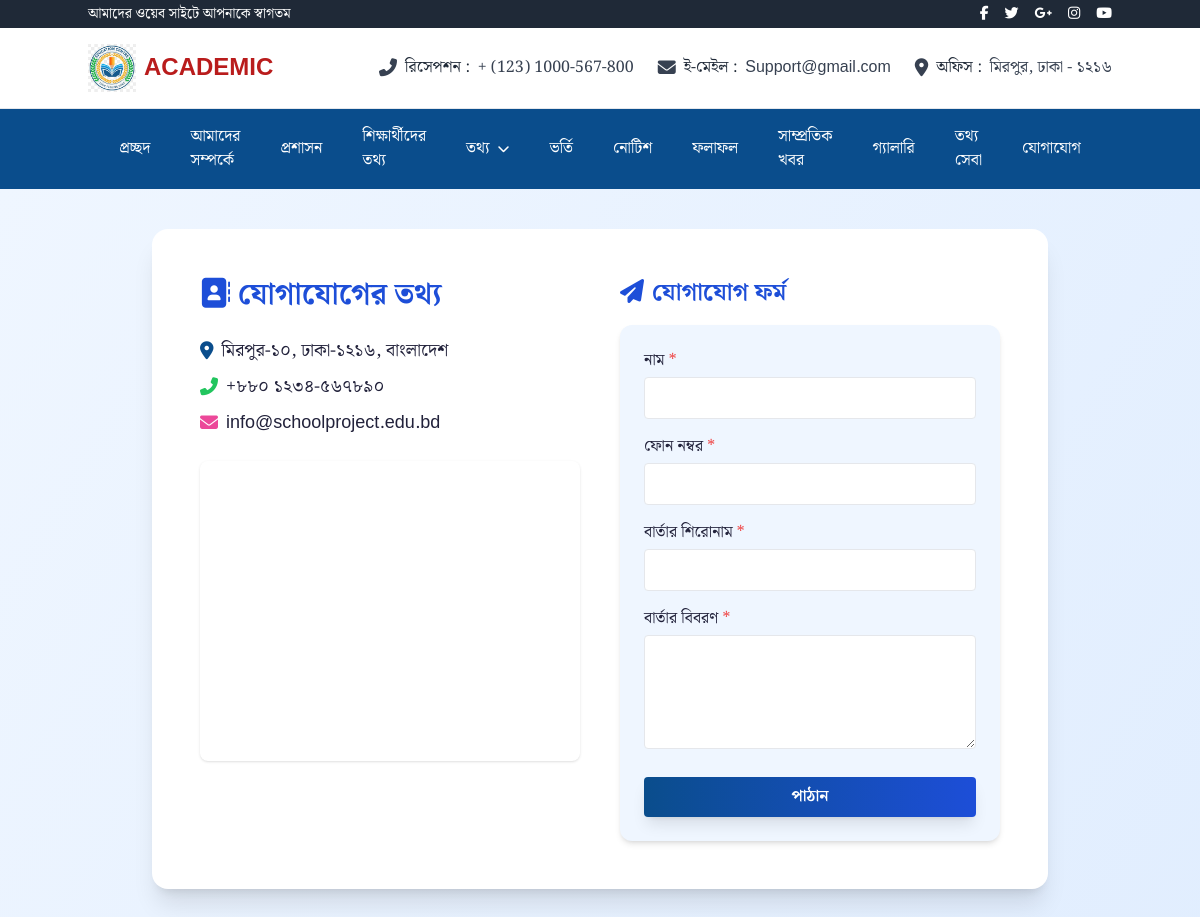
Page /contact/ on the committed database.
### web/models.py (models this page shows, shortened)
class TimeStampModel(models.Model):
    created_at = models.DateTimeField(auto_now_add=True)
    updated_at = models.DateTimeField(auto_now=True)
    class Meta:
        abstract = True

class ContactInfo(TimeStampModel):
    title = models.CharField(max_length=200, verbose_name='শিরোনাম')
    address = models.TextField(verbose_name='ঠিকানা')
    phone = models.CharField(max_length=30, verbose_name='ফোন নম্বর')
    email = models.EmailField(verbose_name='ইমেইল')
    map_embed = models.TextField(blank=True, verbose_name='গুগল ম্যাপ এম্বেড কোড', help_text='গুগল ম্যাপ এম্বেড কোড (ঐচ্ছিক)')
    is_active = models.BooleanField(default=True, verbose_name='সক্রিয়')
    class Meta:
        verbose_name = 'যোগাযোগের তথ্য'
        verbose_name_plural = 'যোগাযোগের তথ্যসমূহ'

### web/views.py (the view)
# urls.py: path('contact/', contact, name='contact'),
def contact(request):
    contact_info = ContactInfo.objects.filter(is_active=True).first()
    return render(request, 'website/contact.html', {
        'contact_info': contact_info
    })

### template/website/contact.html (shortened to what this page needs)
{% extends 'website/base.html' %}
{% block content %}
<div class="bg-gradient-to-br from-blue-50 to-blue-100 min-h-screen py-10">
  <div class="max-w-4xl mx-auto bg-white rounded-2xl shadow-xl p-8 md:p-12 flex flex-col md:flex-row gap-10 animate-fade-in">
    <div class="flex-1 space-y-6">
      <h2 class="text-3xl font-bold text-blue-700 mb-4 flex items-center gap-2">
        <span class="inline-block"><i class="fas fa-address-book"></i></span> যোগাযোগের তথ্য
      </h2>
      {% if contact_info %}
        <div class="space-y-2 text-lg">
          <div class="flex items-center gap-2"><i class="fas fa-map-marker-alt text-[var(--color-primary)]"></i> <span>{{ contact_info.address }}</span></div>
          <div class="flex items-center gap-2"><i class="fas fa-phone-alt text-green-500"></i> <span>{{ contact_info.phone }}</span></div>
          <div class="flex items-center gap-2"><i class="fas fa-envelope text-pink-500"></i> <span>{{ contact_info.email }}</span></div>
        </div>
        {% if contact_info.map_embed %}
        <div class="mt-6 rounded-lg overflow-hidden shadow">
          <div class="aspect-w-16 aspect-h-9">
            {{ contact_info.map_embed|safe }}
          </div>
        </div>
        {% endif %}
      {% else %}
        <div class="text-red-500">কোনো যোগাযোগের তথ্য পাওয়া যায়নি।</div>
      {% endif %}
    </div>
    <div class="flex-1">
      <h2 class="text-2xl font-semibold text-blue-700 mb-4 flex items-center gap-2">
        <span class="inline-block"><i class="fas fa-paper-plane"></i></span> যোগাযোগ ফর্ম
      </h2>
      <form id="contactForm" class="space-y-4 bg-blue-50 p-6 rounded-xl shadow-md">
        <div>
          <label class="block mb-1 font-medium" for="name">নাম <span class="text-red-500">*</span></label>
          <input type="text" id="name" name="name" class="w-full px-4 py-2 border rounded focus:outline-none focus:ring-2 focus:ring-blue-400 transition" required>
        </div>
        <div>
          <label class="block mb-1 font-medium" for="phone">ফোন নম্বর <span class="text-red-500">*</span></label>
          <input type="text" id="phone" name="phone" class="w-full px-4 py-2 border rounded focus:outline-none focus:ring-2 focus:ring-blue-400 transition" required>
        </div>
        <div>
          <label class="block mb-1 font-medium" for="title">বার্তার শিরোনাম <span class="text-red-500">*</span></label>
          <input type="text" id="title" name="title" class="w-full px-4 py-2 border rounded focus:outline-none focus:ring-2 focus:ring-blue-400 transition" required>
        </div>
        <div>
          <label class="block mb-1 font-medium" for="message">বার্তার বিবরণ <span class="text-red-500">*</span></label>
          <textarea id="message" name="message" rows="4" class="w-full px-4 py-2 border rounded focus:outline-none focus:ring-2 focus:ring-blue-400 transition" required></textarea>
        </div>
        <button type="submit" class="w-full py-2 bg-gradient-to-r from-[var(--color-primary)] to-blue-700 text-white font-bold rounded hover:scale-105 transition-transform duration-200 shadow-lg">পাঠান</button>
      </form>
    </div>
  </div>
</div>
{% endblock %}

### static/style.css (style rules this page uses)
:root { --color-bg: #f5f7fa; --color-primary: #0a4d8c; --color-secondary: #f9b233; --color-accent: #e63946; --color-text: #22223b; }
html, body { font-family: 'Noto Serif Bengali', Arial, serif; background: var(--color-bg); color: var(--color-text); margin: 0; padding: 0; }

### template/website/contact.html (style rules this page uses)
.animate-fade-in { animation: fade-in 1s cubic-bezier(.4,0,.2,1); }

### rows in the picture
ContactInfo: address "মিরপুর-১০, ঢাকা-১২১৬, বাংলাদেশ", phone "+৮৮০ ১২৩৪-৫৬৭৮৯০", email "info@schoolproject.edu.bd"
